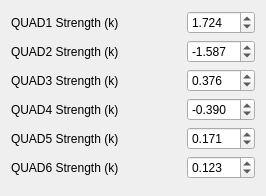
             <widget class="QWidget" name="tab_7">
              <attribute name="title">
               <string>Magnets</string>
              </attribute>
              <layout class="QFormLayout" name="formLayout_8">
               <item row="0" column="0">
                <widget class="QLabel" name="vela_quad1_strength_label">
                 <property name="minimumSize">
                  <size>
                   <width>170</width>
                   <height>0</height>
                  </size>
                 </property>
                 <property name="text">
                  <string>QUAD1 Strength (k)</string>
                 </property>
                </widget>
               </item>
               <item row="0" column="1">
                <widget class="QDoubleSpinBox" name="doubleSpinBox_13">
                 <property name="maximumSize">
                  <size>
                   <width>150</width>
                   <height>16777215</height>
                  </size>
                 </property>
                 <property name="accessibleName">
                  <string>EBT-INJ:EBT-INJ-MAG-QUAD-07:k1l</string>
                 </property>
                 <property name="suffix">
                  <string/>
                 </property>
                 <property name="decimals">
                  <number>3</number>
                 </property>
                 <property name="minimum">
                  <double>-70.000000000000000</double>
                 </property>
                 <property name="maximum">
                  <double>70.000000000000000</double>
                 </property>
                 <property name="singleStep">
                  <double>0.100000000000000</double>
                 </property>
                 <property name="value">
                  <double>1.724000000000000</double>
                 </property>
                </widget>
               </item>
               <item row="1" column="0">
                <widget class="QLabel" name="vela_quad2_strength_label">
                 <property name="minimumSize">
                  <size>
                   <width>170</width>
                   <height>0</height>
                  </size>
                 </property>
                 <property name="text">
                  <string>QUAD2 Strength (k)</string>
                 </property>
                </widget>
               </item>
               <item row="2" column="0">
                <widget class="QLabel" name="vela_quad3_strength_label">
                 <property name="minimumSize">
                  <size>
                   <width>170</width>
                   <height>0</height>
                  </size>
                 </property>
                 <property name="text">
                  <string>QUAD3 Strength (k)</string>
                 </property>
                </widget>
               </item>
               <item row="1" column="1">
                <widget class="QDoubleSpinBox" name="doubleSpinBox_12">
                 <property name="maximumSize">
                  <size>
                   <width>150</width>
                   <height>16777215</height>
                  </size>
                 </property>
                 <property name="accessibleName">
                  <string>EBT-INJ:EBT-INJ-MAG-QUAD-08:k1l</string>
                 </property>
                 <property name="suffix">
                  <string/>
                 </property>
                 <property name="decimals">
                  <number>3</number>
                 </property>
                 <property name="minimum">
                  <double>-70.000000000000000</double>
                 </property>
                 <property name="maximum">
                  <double>70.000000000000000</double>
                 </property>
                 <property name="singleStep">
                  <double>0.100000000000000</double>
                 </property>
                 <property name="value">
                  <double>-1.587000000000000</double>
                 </property>
                </widget>
               </item>
               <item row="2" column="1">
                <widget class="QDoubleSpinBox" name="doubleSpinBox_15">
                 <property name="maximumSize">
                  <size>
                   <width>150</width>
                   <height>16777215</height>
                  </size>
                 </property>
                 <property name="accessibleName">
                  <string>EBT-INJ:EBT-INJ-MAG-QUAD-09:k1l</string>
                 </property>
                 <property name="suffix">
                  <string/>
                 </property>
                 <property name="decimals">
                  <number>3</number>
                 </property>
                 <property name="minimum">
                  <double>-70.000000000000000</double>
                 </property>
                 <property name="maximum">
                  <double>70.000000000000000</double>
                 </property>
                 <property name="singleStep">
                  <double>0.100000000000000</double>
                 </property>
                 <property name="value">
                  <double>0.376000000000000</double>
                 </property>
                </widget>
               </item>
               <item row="3" column="0">
                <widget class="QLabel" name="vela_quad4_strength_label">
                 <property name="minimumSize">
                  <size>
                   <width>170</width>
                   <height>0</height>
                  </size>
                 </property>
                 <property name="text">
                  <string>QUAD4 Strength (k)</string>
                 </property>
                </widget>
               </item>
               <item row="3" column="1">
                <widget class="QDoubleSpinBox" name="doubleSpinBox_14">
                 <property name="maximumSize">
                  <size>
                   <width>150</width>
                   <height>16777215</height>
                  </size>
                 </property>
                 <property name="accessibleName">
                  <string>EBT-INJ:EBT-INJ-MAG-QUAD-10:k1l</string>
                 </property>
                 <property name="suffix">
                  <string/>
                 </property>
                 <property name="decimals">
                  <number>3</number>
                 </property>
                 <property name="minimum">
                  <double>-70.000000000000000</double>
                 </property>
                 <property name="maximum">
                  <double>70.000000000000000</double>
                 </property>
                 <property name="singleStep">
                  <double>0.100000000000000</double>
                 </property>
                 <property name="value">
                  <double>-0.390000000000000</double>
                 </property>
                </widget>
               </item>
               <item row="4" column="0">
                <widget class="QLabel" name="vela_quad5_strength_label">
                 <property name="minimumSize">
                  <size>
                   <width>170</width>
                   <height>0</height>
                  </size>
                 </property>
                 <property name="text">
                  <string>QUAD5 Strength (k)</string>
                 </property>
                </widget>
               </item>
               <item row="4" column="1">
                <widget class="QDoubleSpinBox" name="doubleSpinBox_17">
                 <property name="maximumSize">
                  <size>
                   <width>150</width>
                   <height>16777215</height>
                  </size>
                 </property>
                 <property name="accessibleName">
                  <string>EBT-INJ:EBT-INJ-MAG-QUAD-11:k1l</string>
                 </property>
                 <property name="suffix">
                  <string/>
                 </property>
                 <property name="decimals">
                  <number>3</number>
                 </property>
                 <property name="minimum">
                  <double>-70.000000000000000</double>
                 </property>
                 <property name="maximum">
                  <double>70.000000000000000</double>
                 </property>
                 <property name="singleStep">
                  <double>0.100000000000000</double>
                 </property>
                 <property name="value">
                  <double>0.171000000000000</double>
                 </property>
                </widget>
               </item>
               <item row="5" column="0">
                <widget class="QLabel" name="vela_quad6_strength_label">
                 <property name="minimumSize">
                  <size>
                   <width>170</width>
                   <height>0</height>
                  </size>
                 </property>
                 <property name="text">
                  <string>QUAD6 Strength (k)</string>
                 </property>
                </widget>
               </item>
               <item row="5" column="1">
                <widget class="QDoubleSpinBox" name="doubleSpinBox_16">
                 <property name="maximumSize">
                  <size>
                   <width>150</width>
                   <height>16777215</height>
                  </size>
                 </property>
                 <property name="accessibleName">
                  <string>EBT-INJ:EBT-INJ-MAG-QUAD-15:k1l</string>
                 </property>
                 <property name="suffix">
                  <string/>
                 </property>
                 <property name="decimals">
                  <number>3</number>
                 </property>
                 <property name="minimum">
                  <double>-70.000000000000000</double>
                 </property>
                 <property name="maximum">
                  <double>70.000000000000000</double>
                 </property>
                 <property name="singleStep">
                  <double>0.100000000000000</double>
                 </property>
                 <property name="value">
                  <double>0.123000000000000</double>
                 </property>
                </widget>
               </item>
               <item row="6" column="0" colspan="2">
                <spacer name="verticalSpacer_5">
                 <property name="orientation">
                  <enum>Qt::Vertical</enum>
                 </property>
                 <property name="sizeHint" stdset="0">
                  <size>
                   <width>20</width>
                   <height>0</height>
                  </size>
                 </property>
                </spacer>
               </item>
              </layout>
             </widget>
